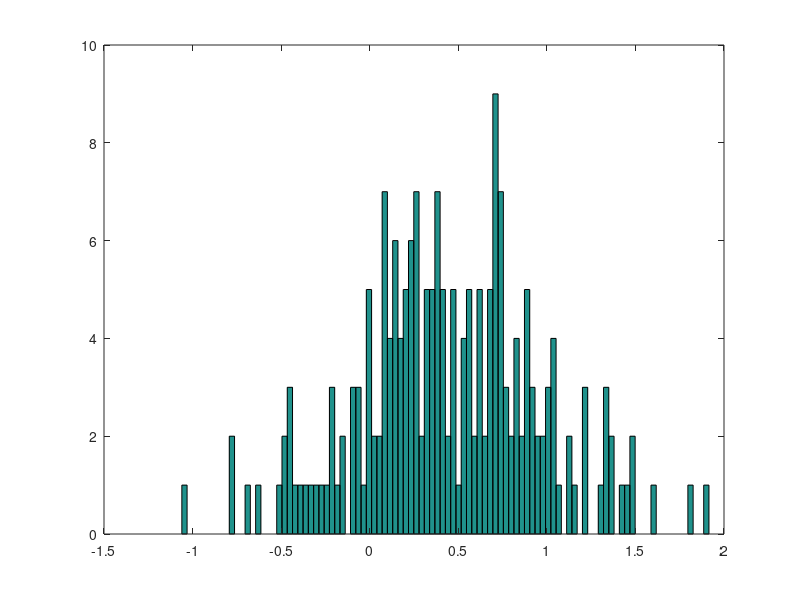

Source code (MATLAB):
close all;
clear all;
clc;

m1  = 0.25;
sd1 = sqrt(0.2);
G1  = (sd1*randn(100,1)) + m1;
m2  = 0.7;
sd2 = sqrt(0.25);
G2  = (sd2*randn(100,1)) + m2;

G = [G1' G2'];
l = length(G);

delta = 0.01;
m = 1/delta;
n(1:m) = 0; 

for i=1:l
    if G(i)>=0 & G(i)<=1
        id = ceil(G(i)/delta);
        n(id) = n(id) + 1;
    end
end
    
N = sum(n);

for j=1:m
    p(j)= n(j)/(N*delta);
end

figure;
hist(G,m);






